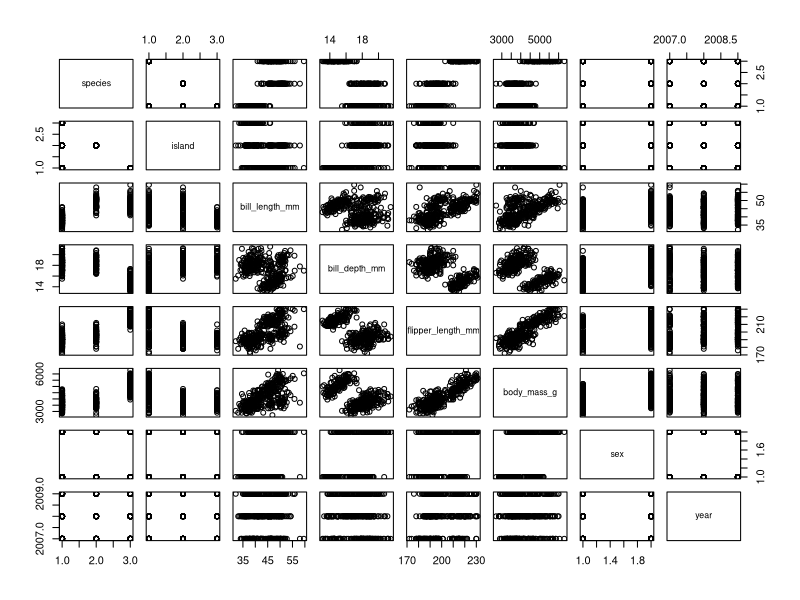
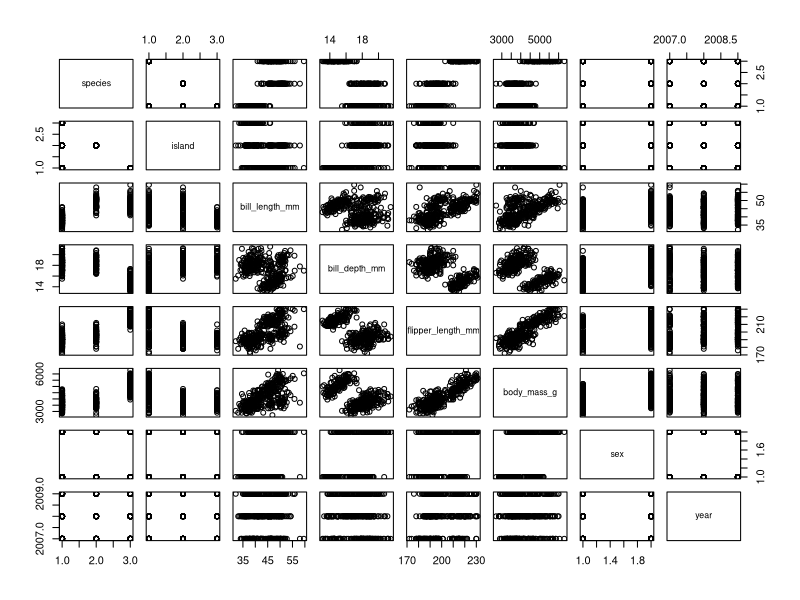
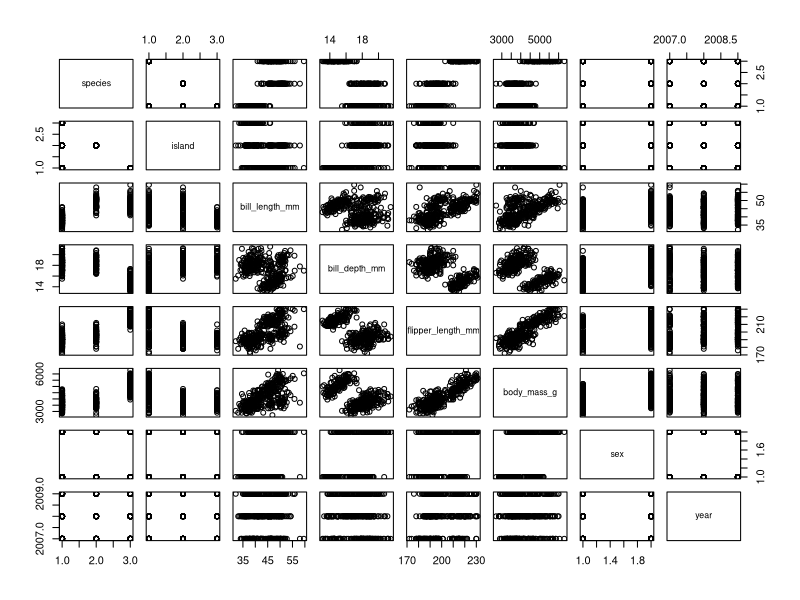
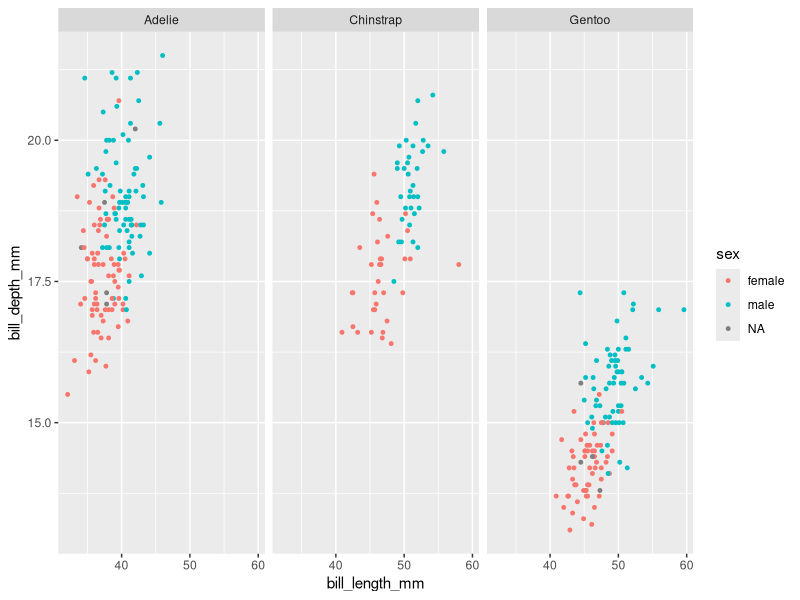
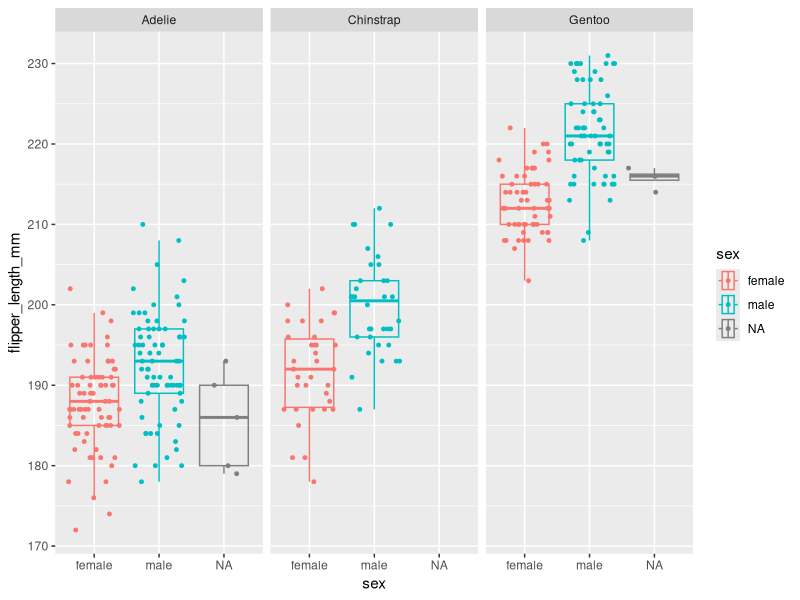
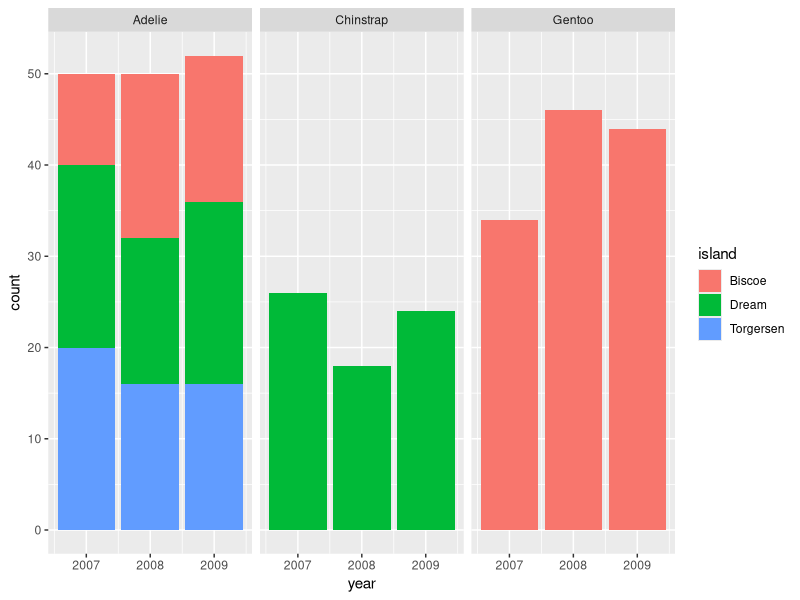

Recreate these plots in R, in order.
## ---- chunk 1
#install.packages("palmerpenguins")
library(palmerpenguins)
library(tidyverse)

#View(penguins)
dim(penguins)
colnames(penguins)
## ---- chunk 2
#install.packages("palmerpenguins")
library(palmerpenguins)
library(tidyverse)

#View(penguins)
dim(penguins)
colnames(penguins)
## ---- chunk 3
#install.packages("palmerpenguins")
library(palmerpenguins)
library(tidyverse)

#View(penguins)
dim(penguins)
colnames(penguins)
## ---- chunk 4
#install.packages("palmerpenguins")
library(palmerpenguins)
library(tidyverse)

#View(penguins)
dim(penguins)
colnames(penguins)
## ---- chunk 5
#install.packages("palmerpenguins")
library(palmerpenguins)
library(tidyverse)

#View(penguins)
dim(penguins)
colnames(penguins)
## ---- chunk 6
#install.packages("palmerpenguins")
library(palmerpenguins)
library(tidyverse)

#View(penguins)
dim(penguins)
colnames(penguins)
## ---- chunk 7
knitr::opts_chunk$set(echo = TRUE)
## ---- chunk 8
plot(penguins)
## ---- chunk 9
plot(penguins)
## ---- chunk 10
plot(penguins)
## ---- chunk 11
penguins %>%
  ggplot(mapping = aes(x = bill_length_mm, y=bill_depth_mm, color=sex)) +
  geom_point(size=1) +
  facet_wrap(~species)
## ---- chunk 12
penguins %>%
  ggplot(mapping = aes(x=flipper_length_mm, y=sex, color=sex)) +
  geom_boxplot(outlier.alpha = 0, alpha=0) +
  geom_jitter(width = 0, size=1) +
  coord_flip() +
  facet_wrap(~species)
## ---- chunk 13
penguins %>%
  ggplot() +
  geom_bar(mapping = aes(x=year, fill=island)) +
  facet_wrap(~species)
